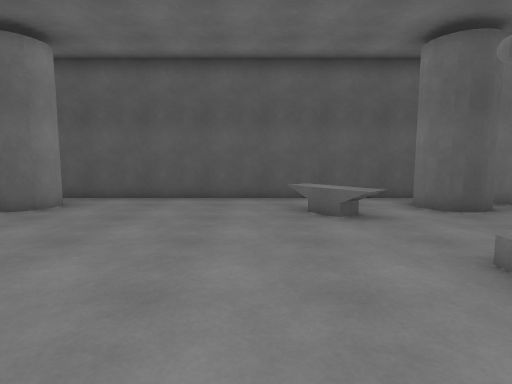
[1] (above)

13 first-person views from a walk through a scene from a Unity 3-D project. The camera is 1.3 m above the floor, tilts 6° down and sees 80° across. The floor is counted in squares, 1 m on a side. Each view is taken from the middle of a square. On the plan, view 1 faces up. The plan holds only what a view shows up to about 14 squares ahead; the rest is blank. The place goes on beyond the plan. Some animated figures are not drawn.

[2]
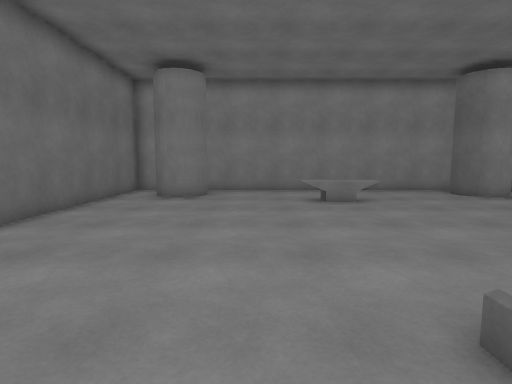

[3]
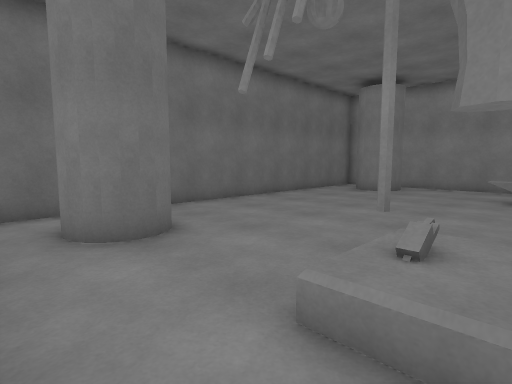

[4]
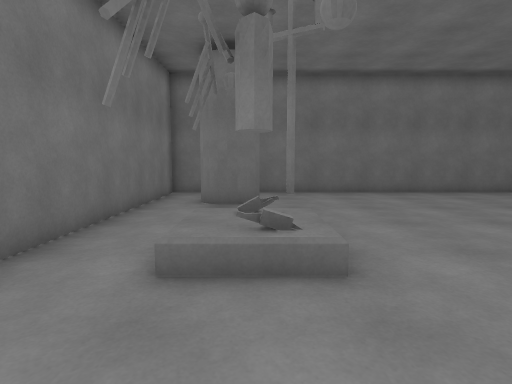

[5]
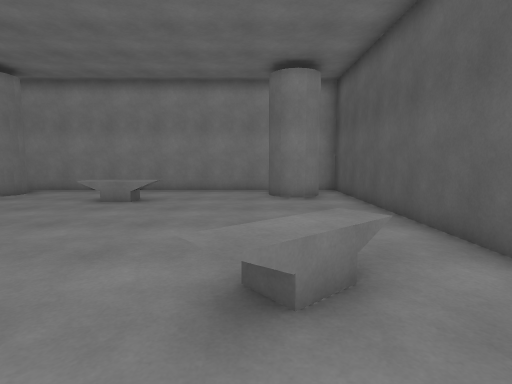

[6]
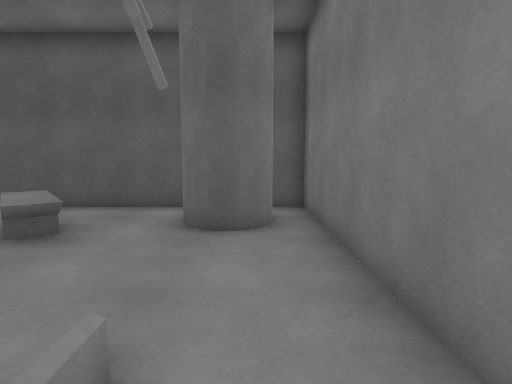

[7]
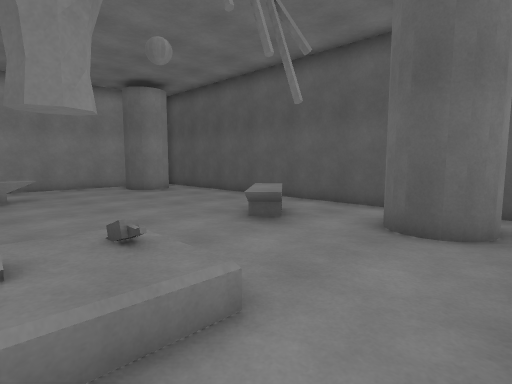

[8]
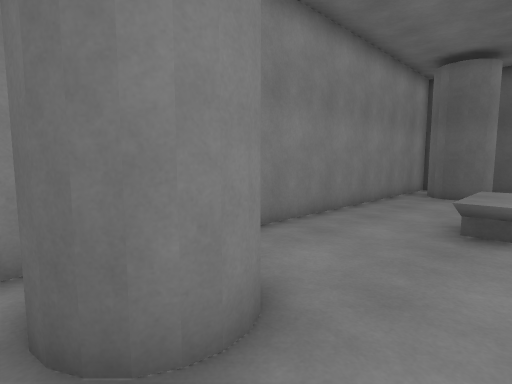

[9]
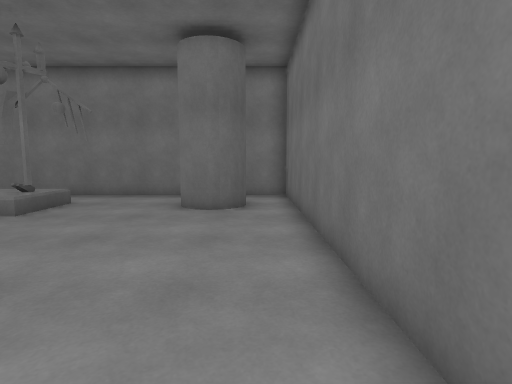

[10]
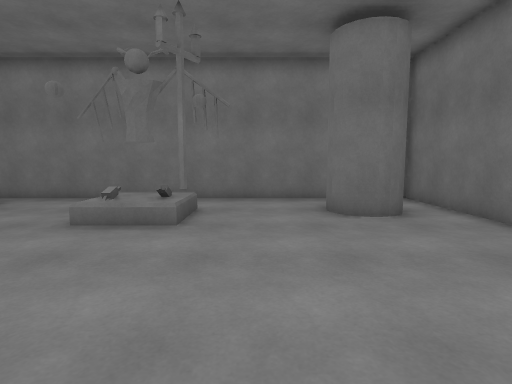

[11]
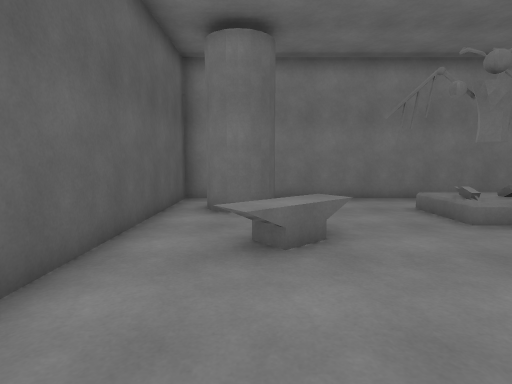

[12]
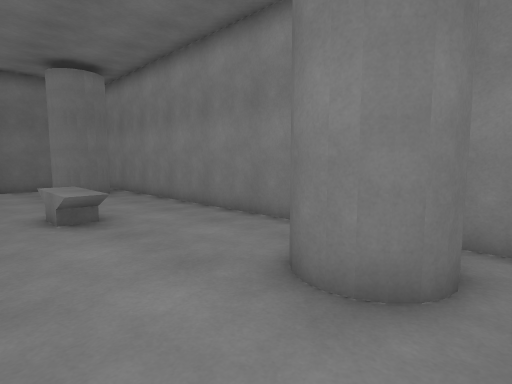

[13]
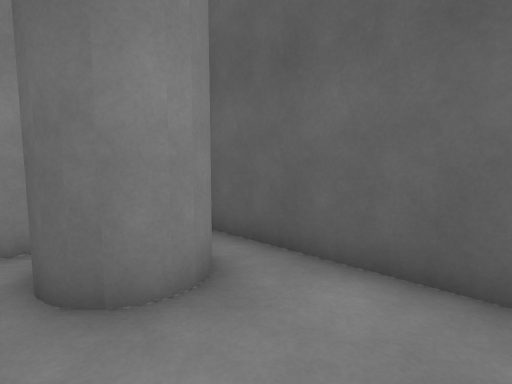

### Floor plan
Key: @ floor where view 1 was taken; # wall or solid block; . floor; / step, stairs or slope; ^ raised ledge; O other object.
Columns run from 8 left of view 1 to 8 right of it. Each row starts with its distance up from view 1.
 11 #################
 10 #...............#
  9 ###..........##.#
  8 ###......^^..##.#
  7 #.........^^....#
  6 #...............#
  5 #...............#
  4 #..^............#
  3 #..^......./O/..#
  2 #..^.......///..#
  1 #...............#
  0 #.......@.......#
 -1 #...............#
 -2 ###.........##..#
 -3 ###.........##..#
 -4 #...............#
 -5 #################

Positions as (right, up) in squares from view 1, and headings:
1: (0, 0), facing up
2: (5, 0), facing left
3: (7, 3), facing down-left
4: (4, 7), facing down
5: (5, 7), facing left
6: (6, 2), facing up
7: (7, 2), facing up-left
8: (-4, -4), facing up-left
9: (-4, -4), facing right
10: (-3, 0), facing right
11: (-3, 8), facing right
12: (-3, 10), facing down-left
13: (-3, 7), facing up-left
